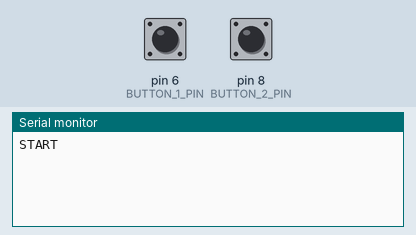
A sketch run on a simulated Arduino Uno, built with avr-gcc and run on an emulated ATmega328P. On the bench: the last lines printed to the serial monitor. The test bench sets the inputs (shaded band); at power-on: pin 6 (BUTTON_1_PIN) HIGH, pin 8 (BUTTON_2_PIN) HIGH.

Above: at 1.3 s.
1.4 s: pin 6 (BUTTON_1_PIN) pulled LOW for 0.15 s
At 1.8 s:
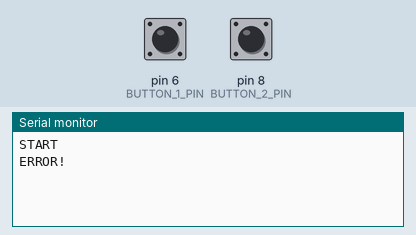
3.0 s: pin 8 (BUTTON_2_PIN) pulled LOW for 0.15 s
At 4.0 s:
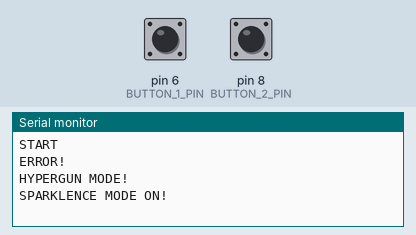
4.7 s: pin 6 (BUTTON_1_PIN) driven LOW and pin 8 (BUTTON_2_PIN) driven LOW
At 5.7 s:
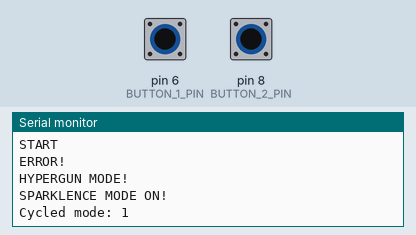
7.3 s: pin 6 (BUTTON_1_PIN) driven HIGH
At 7.9 s:
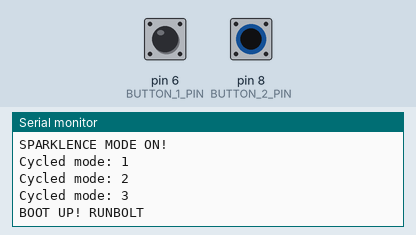
8.8 s: pin 8 (BUTTON_2_PIN) driven HIGH
At 10.0 s:
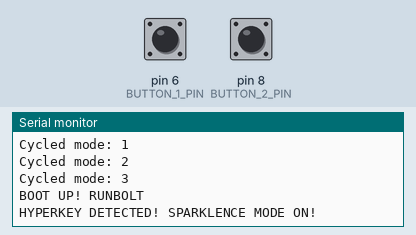
10.3 s: pin 6 (BUTTON_1_PIN) driven LOW
At 10.9 s:
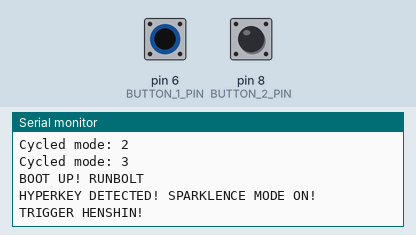

Measured:
- after the input at 1.4 s, the serial monitor: prints a new line at once (image 1)
- after the input at 3.0 s, the serial monitor: prints a new line at once (image 2)
- after the input at 4.7 s, the serial monitor: prints a new line after 0.16 s (image 3)
- after the input at 7.3 s, the serial monitor: prints a new line after 0.10 s (image 4)
- after the input at 8.8 s, the serial monitor: prints a new line after 0.10 s (image 5)
- after the input at 10.3 s, the serial monitor: prints a new line at once (image 6)

The sketch:

GUTS_SPARKLENCE.ino
```cpp
#include <DFPlayer_Mini_Mp3.h>
#include <string.h>
#include <SoftwareSerial.h>

#define BUTTON_1_PIN 6
#define BUTTON_2_PIN 8

// Default Sound
#define SPARK_OFF  0
#define GUN_MODE   1
#define GUN_SHOT   2
#define SPARK_ON   3
#define ERROR      4
#define KEY_REMOVE 5
#define STARTUP    6

// TRIGGER MODE(EVERY TYPE UNIQUE)
#define TRIGGER_TYPE     1
#define BOOT_UP          2
#define BOOTUP_SHOT      3
#define TRIGGER_SPARK_ON 4
#define HENSHIN_TRIGGER  5

// TRIGGER TYPE LIST
#define MULTI_TYPE      1
#define POWER_TYPE      2
#define SKY_TYPE        3
#define TRIGGER_TRUTH   4
#define GLITTER_TRIGGER 5
#define HYPER_GUN_MODE  6

#define N_BUTTON 2
#define ON LOW
#define OFF HIGH

SoftwareSerial mySerial(5, 3); // RX, TX

const uint8_t OFF_OFF[] = {OFF, OFF};
const uint8_t ON_OFF[] = {ON, OFF};
const uint8_t OFF_ON[] = {OFF, ON};
const uint8_t ON_ON[] = {ON, ON};

const uint8_t trigger_type[] = {MULTI_TYPE, POWER_TYPE, SKY_TYPE, TRIGGER_TRUTH, GLITTER_TRIGGER};
uint8_t type = HYPER_GUN_MODE;
uint8_t currentIndex;

void setup()
{
    mySerial.begin(9600); // set SoftwareSerial for DFPlayerMP3
    mp3_set_serial(mySerial);
    mp3_set_volume(28);
    mp3_play_file_in_folder(HYPER_GUN_MODE, STARTUP);
    Serial.begin(9600);
    Serial.println("START");

    pinMode(BUTTON_1_PIN, INPUT_PULLUP);
    pinMode(BUTTON_2_PIN, INPUT_PULLUP);
}

const unsigned long longPressDuration = 1000; // Threshold duration for long press (1000 milliseconds = 1 second)
const unsigned long cycleInterval = 1000;     // Interval to cycle through array elements during a long press
unsigned long buttonPressTime = 0;            // Variable to store the time when the button is pressed
unsigned long lastCycleTime = 0;              // Variable to store the last time we cycled the array

uint8_t before_state[2] = {};
uint8_t current_state[2] = {};
uint8_t hyperkey_mode_flag = OFF;
uint8_t hyperkey_bootup_flag = OFF;
uint8_t action = SPARK_OFF;

void loop()
{
    current_state[0] = digitalRead(BUTTON_1_PIN);
    current_state[1] = digitalRead(BUTTON_2_PIN);

    // SPARKLENCE MODE
    if (memcmp(before_state, OFF_OFF, N_BUTTON) == 0)
    {
        if (memcmp(current_state, OFF_OFF, N_BUTTON) == 0)
        {
            ;
        }
        else if (memcmp(current_state, ON_OFF, N_BUTTON) == 0)
        {
            // BERUBAH KE TRIGGER
            if (hyperkey_mode_flag == OFF)
            {
                Serial.println("ERROR!");
                action = set_action(HYPER_GUN_MODE, ERROR);
            }
            else
            {
                action = set_action(type, HENSHIN_TRIGGER);
                Serial.println("TRIGGER HENSHIN!");
                delay(15000);
                // Tambah Flag?
            }
        }
        else if (memcmp(current_state, OFF_ON, N_BUTTON) == 0)
        {
            // KEMBALI KE HYPERGUN MODE
            action = set_action(HYPER_GUN_MODE, GUN_MODE);
            Serial.println("HYPERGUN MODE!");
        }
        else if (memcmp(current_state, ON_ON, N_BUTTON) == 0)
        {
            ;
        }
    }
    else if (memcmp(before_state, ON_OFF, N_BUTTON) == 0)
    {
        if (memcmp(current_state, OFF_OFF, N_BUTTON) == 0)
        {
            ;
        }
        else if (memcmp(current_state, ON_OFF, N_BUTTON) == 0)
        {
            ;
        }
        else if (memcmp(current_state, OFF_ON, N_BUTTON) == 0)
        {
            ;
        }
        else if (memcmp(current_state, ON_ON, N_BUTTON) == 0)
        {
            ;
        }
    }

    // HYPERGUN MODE
    else if (memcmp(before_state, OFF_ON, N_BUTTON) == 0)
    {
        if (memcmp(current_state, OFF_OFF, N_BUTTON) == 0)
        {
            // KE SPARKLENCE MODE
            if (hyperkey_mode_flag == OFF)
            {
                Serial.println("SPARKLENCE MODE ON!");
                action = set_action(HYPER_GUN_MODE, SPARK_ON);
            }
            else
            {
                Serial.println("HYPERKEY DETECTED! SPARKLENCE MODE ON!");
                action = set_action(type, TRIGGER_SPARK_ON);
            }
        }
        else if (memcmp(current_state, ON_OFF, N_BUTTON) == 0)
        {
            if (hyperkey_mode_flag == OFF)
            {
                action = set_action(HYPER_GUN_MODE, SPARK_ON);
            }
            else
            {
                action = set_action(type, TRIGGER_SPARK_ON);
            }
        }
        else if (memcmp(current_state, OFF_ON, N_BUTTON) == 0)
        {
            ;
        }
        else if (memcmp(current_state, ON_ON, N_BUTTON) == 0)
        {
            buttonPressTime = millis(); // Record the time when the button is pressed
        }
    }
    else if (memcmp(before_state, ON_ON, N_BUTTON) == 0)
    {
        if (memcmp(current_state, OFF_OFF, N_BUTTON) == 0)
        {
        }
        else if (memcmp(current_state, ON_OFF, N_BUTTON) == 0)
        {
        }
        else if (memcmp(current_state, OFF_ON, N_BUTTON) == 0)
        {
            if (hyperkey_bootup_flag == OFF)
            {
                if (hyperkey_mode_flag == OFF)
                {
                    action = set_action(HYPER_GUN_MODE, GUN_SHOT);
                    Serial.println("SHOT!");
                }
                else
                {
                    action = set_action(HYPER_GUN_MODE, KEY_REMOVE);
                    Serial.println("KEY REMOVED!");
                    hyperkey_mode_flag = OFF;
                    currentIndex = 0;
                }
            }
            else
            {
                if (hyperkey_mode_flag == OFF)
                {
                    if (type == MULTI_TYPE)
                    {
                        action = set_action(type, BOOT_UP);
                        Serial.println("BOOT UP! ZEPERION");
                    }
                    else if (type == POWER_TYPE)
                    {
                        action = set_action(type, BOOT_UP);
                        Serial.println("BOOT UP! DERACIUM");
                    }
                    else if (type == SKY_TYPE)
                    {
                        action = set_action(type, BOOT_UP);
                        Serial.println("BOOT UP! RUNBOLT");
                    }
                    else if (type == TRIGGER_TRUTH)
                    {
                        action = set_action(type, BOOT_UP);
                        Serial.println("BOOT UP! TRUE ZEPERION");
                    }
                    else if (type == GLITTER_TRIGGER)
                    {
                        action = set_action(type, BOOT_UP);
                        Serial.println("BOOT UP! GLITTER ZEPERION");
                    }

                    hyperkey_mode_flag = ON;
                }
                else
                {
                    action = set_action(type, BOOTUP_SHOT);
                    Serial.println("ZEPERION SHOOT!");
                }
            }
        }
        else if (memcmp(current_state, ON_ON, N_BUTTON) == 0)
        {
            if (hyperkey_mode_flag == OFF)
            {
                unsigned long pressDuration = millis() - buttonPressTime;
                // GANTI TYPE/MODE HYPER KEY
                if (pressDuration >= longPressDuration)
                { // Check if it is a long press
                    if (millis() - lastCycleTime >= cycleInterval)
                    {                             // Check if it is time to cycle the array
                        lastCycleTime = millis(); // Update the last cycle time
                        type = trigger_type[currentIndex];
                        action = set_action(type, TRIGGER_TYPE);
                        Serial.print("Cycled mode: ");
                        Serial.println(trigger_type[currentIndex]);
                        currentIndex++;
                        if (currentIndex >= sizeof(trigger_type) / sizeof(trigger_type[0]))
                        {
                            currentIndex = 0;
                        }
                    }
                    hyperkey_bootup_flag = ON;
                }
            }
            else
            {
                unsigned long pressDuration = millis() - buttonPressTime;
                // GANTI TYPE/MODE HYPER KEY
                if (pressDuration >= longPressDuration)
                { // Check if it is a long press
                    hyperkey_bootup_flag = OFF;
                }
            }
        }
    }

    before_state[0] = current_state[0];
    before_state[1] = current_state[1];
    delay(100);
}

uint8_t set_action(uint8_t folder, uint8_t action)
{
    mp3_play_file_in_folder(folder, action);
    return action;
}
```

DFPlayer_Mini_Mp3.h
```cpp
// (licence header left out)
/*
 *	name:				DFPlayer_Mini_Mp3
 *	version:			1.0
 *	Author:				lisper <lisper.li@dfrobot.com>
 *	Date:				2014-05-22
 *	official website:		http://www.dfrobot.com
 *	Products page:			http://www.dfrobot.com/index.php?route=product/product&product_id=1121#.U5Z_RYbUN8E
 *	Description:			mp3 library for DFPlayer mini board
 *					note: mp3 file must put into mp3 folder in your tf card
 */
#include "Arduino.h"
#include "SoftwareSerial.h"

uint8_t send_buf[10] = {
	0x7E, 0xFF, 06, 00, 00, 00, 00, 00, 00, 0xEF};
uint8_t recv_buf[10];

//* void(*send_func)() = NULL;
//* HardwareSerial *hserial = NULL;
//* SoftwareSerial *sserial = NULL;
//* boolean is_reply = false;

// 7E FF 06 0F 00 01 01 xx xx EF
// 0	->	7E is start code
// 1	->	FF is version
// 2	->	06 is length
// 3	->	0F is command
// 4	->	00 is no receive
// 5~6	->	01 01 is argument
// 7~8	->	checksum = 0 - ( FF+06+0F+00+01+01 )
// 9	->	EF is end code

void mp3_set_reply (boolean state);

void mp3_fill_cmd (uint8_t cmd, uint16_t arg);
void mp3_fill_cmd (uint8_t cmd);

//
//void fill_uint16_bigend (uint8_t *thebuf, uint16_t data);

//error because it is biggend mode in mp3 module
//void fill_uint16 (uint8_t *thebuf, uint16_t data) {
//        *(uint16_t*)(thebuf) = data;
//}

//
void mp3_set_serial (HardwareSerial &theSerial);

//
void mp3_set_serial (SoftwareSerial &theSerial);

// Set the serial port used for logging
void mp3_set_debug_serial (HardwareSerial &theSerial);

//
//void h_send_func ();

//
//void s_send_func ();

//
//void mp3_send_cmd (uint8_t cmd, uint16_t high_arg, uint16_t low_arg);

//
//void mp3_send_cmd (uint8_t cmd, uint16_t low_arg);

//
//void mp3_send_cmd (uint8_t cmd);

// Send byte1 (0-15) as first byte of high and byte234 (0 - 4095) splitted in high byte 2 and low
//void mp3_send_cmd (uint8_t cmd, uint8_t byte1, uint32_t byte234)

// Reset buffer
//void reset_recv_buf ();

// Read data from hardware serial
//boolean h_recv_func ();

// Read data from software serial
//boolean s_recv_func ();

// Wait and receive replay for specific command
//uint8_t* mp3_recv_cmd (uint8_t wait);

// Receive replay
//uint8_t* mp3_recv_cmd ();

// Wait and receive replay as int for specific command
//int mp3_recv_int_cmd (int wait);

// Receive replay as int
//int mp3_recv_int_cmd ();

//
uint16_t mp3_get_checksum (uint8_t *thebuf);

//
void mp3_fill_checksum ();

//
void mp3_play_physical (uint16_t num);
void mp3_play_physical ();

//
void mp3_next ();

//
void mp3_prev ();

//0x06 set volume 0-30
void mp3_set_volume (uint16_t volume);

//0x07 set EQ0/1/2/3/4/5    Normal/Pop/Rock/Jazz/Classic/Bass
void mp3_set_EQ (uint16_t eq);

//0x09 set device 1/2/3/4/5 U/SD/AUX/SLEEP/FLASH
void mp3_set_device (uint16_t device);

//
void mp3_sleep ();

//
void mp3_reset ();

//
void mp3_pause ();

//
void mp3_stop ();

//
void mp3_play ();

//specify a mp3 file in mp3 folder in your tf card, "mp3_play (1);" mean play "mp3/0001.mp3"
void mp3_play (uint16_t num);

//
void mp3_get_state ();
// Wait for mp3_get_state reply
int mp3_wait_state ();

//
void mp3_get_volume ();
// Wait for mp3_get_volume reply
int mp3_wait_volume ();

//
void mp3_get_u_sum ();
// Wait for mp3_get_u_sum reply
int mp3_wait_u_sum ();

//
void mp3_get_tf_sum ();
// Wait for mp3_get_tf_sum reply
int mp3_wait_tf_sum ();

//
void mp3_get_flash_sum ();
// Wait for mp3_get_flash_sum reply
int mp3_wait_flash_sum ();

//
void mp3_get_tf_current ();
// Wait for mp3_get_tf_current reply
int mp3_wait_tf_current();

//
void mp3_get_u_current ();
// Wait for mp3_get_u_current reply
int mp3_wait_u_current ();

//
void mp3_get_flash_current ();
// Wait for mp3_get_flash_current reply
int mp3_wait_flash_current ();

//set single loop
void mp3_single_loop (boolean state);

void mp3_single_play (uint16_t num);

//
void mp3_DAC (boolean state);

//
void mp3_random_play ();

// Query total file numbers of a folder
void mp3_get_folder_sum (uint16_t folder);
// Wait for mp3_get_folder_sum reply
int mp3_wait_folder_sum ();

// Play mp3 file in selected folder
void mp3_play_file_in_folder (uint8_t folder, uint32_t num);
```
